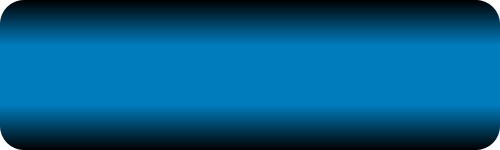
<?xml version="1.0" encoding="UTF-8"?>
<ui version="4.0">
 <class>UpdateAvailableBox</class>
 <widget class="QDialog" name="UpdateAvailableBox">
  <property name="geometry">
   <rect>
    <x>0</x>
    <y>0</y>
    <width>500</width>
    <height>150</height>
   </rect>
  </property>
  <property name="windowTitle">
   <string>Dialog</string>
  </property>
  <property name="styleSheet">
   <string>background:transparent;</string>
  </property>
  <layout class="QVBoxLayout" name="verticalLayout">
   <property name="spacing">
    <number>0</number>
   </property>
   <property name="margin">
    <number>0</number>
   </property>
   <item>
    <widget class="QWidget" name="widget" native="true">
     <property name="styleSheet">
      <string>background:qlineargradient(x1:0, y1:0, x2:0, y2:1, stop: 0 rgba(0,0,0,100%), stop: 0.3 rgba(0,123,188,100%),stop: 0.7 rgba(0,123,188,100%), stop: 1 rgba(0,0,0,100%));
border-radius:24;</string>
     </property>
     <layout class="QVBoxLayout" name="verticalLayout_2">
      <property name="spacing">
       <number>0</number>
      </property>
      <item>
       <widget class="QLabel" name="_text">
        <property name="font">
         <font>
          <pointsize>10</pointsize>
          <weight>50</weight>
          <bold>false</bold>
         </font>
        </property>
        <property name="styleSheet">
         <string>color: rgb(255, 255, 255);
background:transparent;
border:none;</string>
        </property>
        <property name="text">
         <string/>
        </property>
        <property name="scaledContents">
         <bool>false</bool>
        </property>
        <property name="alignment">
         <set>Qt::AlignCenter</set>
        </property>
        <property name="wordWrap">
         <bool>true</bool>
        </property>
       </widget>
      </item>
      <item>
       <widget class="QWidget" name="_containerWidget" native="true">
        <property name="sizePolicy">
         <sizepolicy hsizetype="Preferred" vsizetype="Fixed">
          <horstretch>0</horstretch>
          <verstretch>0</verstretch>
         </sizepolicy>
        </property>
        <property name="minimumSize">
         <size>
          <width>0</width>
          <height>65</height>
         </size>
        </property>
        <property name="maximumSize">
         <size>
          <width>16777215</width>
          <height>65</height>
         </size>
        </property>
        <property name="styleSheet">
         <string>background:transparent;
border:none;</string>
        </property>
        <layout class="QHBoxLayout" name="horizontalLayout">
         <property name="leftMargin">
          <number>15</number>
         </property>
         <property name="rightMargin">
          <number>0</number>
         </property>
         <property name="bottomMargin">
          <number>0</number>
         </property>
         <item>
          <spacer name="horizontalSpacer">
           <property name="orientation">
            <enum>Qt::Horizontal</enum>
           </property>
           <property name="sizeHint" stdset="0">
            <size>
             <width>448</width>
             <height>20</height>
            </size>
           </property>
          </spacer>
         </item>
         <item>
          <spacer name="horizontalSpacer_2">
           <property name="orientation">
            <enum>Qt::Horizontal</enum>
           </property>
           <property name="sizeType">
            <enum>QSizePolicy::Fixed</enum>
           </property>
           <property name="sizeHint" stdset="0">
            <size>
             <width>10</width>
             <height>20</height>
            </size>
           </property>
          </spacer>
         </item>
        </layout>
       </widget>
      </item>
     </layout>
    </widget>
   </item>
  </layout>
 </widget>
 <resources/>
 <connections/>
</ui>
